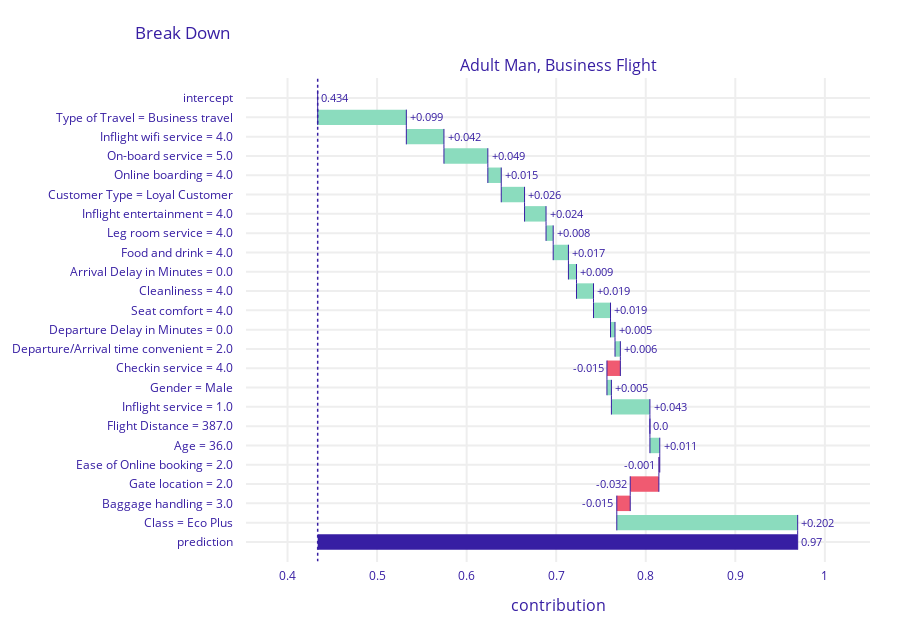

Source (notebook cell):
### Code cell
bd_sample_3.plot(max_vars = 22)

### Figure 1 — Plotly figure (JSON) as saved in the notebook; plotly's stock layout.template omitted (floating-point values rounded to 4 significant figures)
{"data": [{"base": 0.4336, "connector": {"line": {"color": "#371ea3", "dash": "solid", "width": 1}, "mode": "spanning"}, "decreasing": {"marker": {"color": "#f05a71"}}, "hoverinfo": "text+delta", "hoverlabel": {"bgcolor": "rgba(0,0,0,0.8)"}, "hovertext": ["Average response: 0.434<br>Prediction: 0.97", "Type of Travel = Business travel<br>increases average response by", "Inflight wifi service = 4.0<br>increases average response by", "On-board service = 5.0<br>increases average response by", "Online boarding = 4.0<br>increases average response by", "Customer Type = Loyal Customer<br>increases average response by", "Inflight entertainment = 4.0<br>increases average response by", "Leg room service = 4.0<br>increases average response by", "Food and drink = 4.0<br>increases average response by", "Arrival Delay in Minutes = 0.0<br>increases average response by", "Cleanliness = 4.0<br>increases average response by", "Seat comfort = 4.0<br>increases average response by", "Departure Delay in Minutes = 0.0<br>increases average response by", "Departure/Arrival time convenient = 2.0<br>increases average response by", "Checkin service = 4.0<br>decreases average response by", "Gender = Male<br>increases average response by", "Inflight service = 1.0<br>increases average response by", "Flight Distance = 387.0<br>decreases average response by", "Age = 36.0<br>increases average response by", "Ease of Online booking = 2.0<br>decreases average response by", "Gate location = 2.0<br>decreases average response by", "Baggage handling = 3.0<br>decreases average response by", "Class = Eco Plus<br>increases average response by", "Average response: 0.434<br>Prediction: 0.97"], "increasing": {"marker": {"color": "#8bdcbe"}}, "measure": ["relative", "relative", "relative", "relative", "relative", "relative", "relative", "relative", "relative", "relative", "relative", "relative", "relative", "relative", "relative", "relative", "relative", "relative", "relative", "relative", "relative", "relative", "relative", "total"], "orientation": "h", "showlegend": false, "text": ["0.434", "+0.099", "+0.042", "+0.049", "+0.015", "+0.026", "+0.024", "+0.008", "+0.017", "+0.009", "+0.019", "+0.019", "+0.005", "+0.006", "-0.015", "+0.005", "+0.043", "0.0", "+0.011", "-0.001", "-0.032", "-0.015", "+0.202", "0.97"], "textposition": "outside", "totals": {"marker": {"color": "#371ea3"}}, "type": "waterfall", "x": [0, 0.099, 0.042, 0.049, 0.015, 0.026, 0.024, 0.008, 0.017, 0.009, 0.019, 0.019, 0.005, 0.006, -0.015, 0.005, 0.043, 0, 0.011, -0.001, -0.032, -0.015, 0.202, 0.536], "xaxis": "x", "y": ["intercept", "Type of Travel = Business travel", "Inflight wifi service = 4.0", "On-board service = 5.0", "Online boarding = 4.0", "Customer Type = Loyal Customer", "Inflight entertainment = 4.0", "Leg room service = 4.0", "Food and drink = 4.0", "Arrival Delay in Minutes = 0.0", "Cleanliness = 4.0", "Seat comfort = 4.0", "Departure Delay in Minutes = 0.0", "Departure/Arrival time convenient = 2.0", "Checkin service = 4.0", "Gender = Male", "Inflight service = 1.0", "Flight Distance = 387.0", "Age = 36.0", "Ease of Online booking = 2.0", "Gate location = 2.0", "Baggage handling = 3.0", "Class = Eco Plus", "prediction"], "yaxis": "y"}], "layout": {"annotations": [{"font": {"size": 16}, "showarrow": false, "text": "Adult Man, Business Flight", "x": 0.5, "xanchor": "center", "xref": "paper", "y": 1, "yanchor": "bottom", "yref": "paper"}, {"font": {"size": 16}, "showarrow": false, "text": "contribution", "x": 0.5, "xanchor": "center", "xref": "paper", "y": 0, "yanchor": "top", "yref": "paper", "yshift": -30}], "font": {"color": "#371ea3"}, "height": 633, "margin": {"b": 71, "r": 30, "t": 78}, "shapes": [{"line": {"color": "#371ea3", "dash": "dot", "width": 1.5}, "type": "line", "x0": 0.4336, "x1": 0.4336, "xref": "x", "y0": -1, "y1": 24, "yref": "y"}], "title": {"text": "Break Down", "x": 0.15}, "xaxis": {"anchor": "y", "automargin": true, "domain": [0, 1], "fixedrange": true, "gridwidth": 2, "range": [0.3536, 1.05], "tickcolor": "white", "ticklen": 3, "ticks": "outside", "type": "linear", "zeroline": false}, "yaxis": {"anchor": "x", "automargin": true, "autorange": "reversed", "domain": [0, 1], "fixedrange": true, "gridwidth": 2, "tickcolor": "white", "ticklen": 10, "ticks": "outside", "type": "category"}}}
